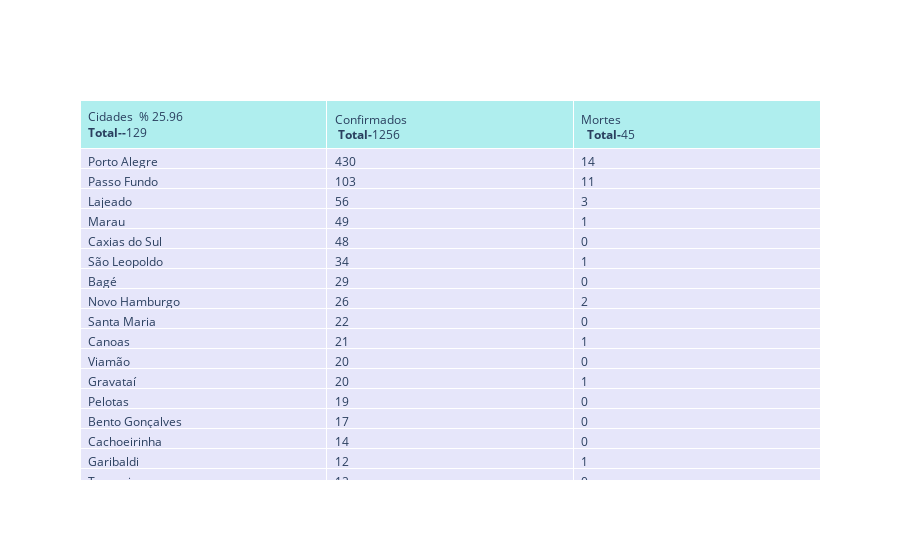

The notebook cell this image was saved under:
### Code cell
dataRS =api_br_io[ api_br_io.city.notnull() ]
rs = dataRS [ (dataRS.state == 'RS')&(dataRS.date == '2020-04-27') & (dataRS.place_type =='city')].sort_values(by='confirmed',ascending=False)
rs.groupby(['city'] )
rs.fillna(0, inplace = True)
fig = go.Figure(data=[go.Table(
    header=dict(values=['Cidades  % '+ str(round(rs.city.size*100/497,2)) +'<br><b>Total--</b>'+str(rs.city.size) +'</br>' ,
                        '<br>Confirmados</br> <b>Total-</b>'+ str(rs.confirmed.sum()),
                        '<br>Mortes</br>  <b>Total-</b>'+ str(rs.deaths.sum().astype(int))],
                fill_color='paleturquoise',
                align='left'),
    cells=dict(values=[rs.city, rs.confirmed,rs.deaths],
               fill_color='lavender',
               align='left'))
])

fig.show()
plotly.offline.plot(fig, filename='HTML/TabelaCovid19RS.html', auto_open=False)

### Figure 1 — Plotly figure (JSON) as saved in the notebook; plotly's stock layout.template omitted (floating-point values rounded to 4 significant figures; data arrays with more than 128 entries replaced by an {"elided": "..."} marker saying what was removed)
{"data": [{"cells": {"align": "left", "fill": {"color": "lavender"}, "values": {"elided": "3x129 mixed values"}}, "header": {"align": "left", "fill": {"color": "paleturquoise"}, "values": ["Cidades  % 25.96<br><b>Total--</b>129</br>", "<br>Confirmados</br> <b>Total-</b>1256", "<br>Mortes</br>  <b>Total-</b>45"]}, "type": "table"}], "layout": {}}
